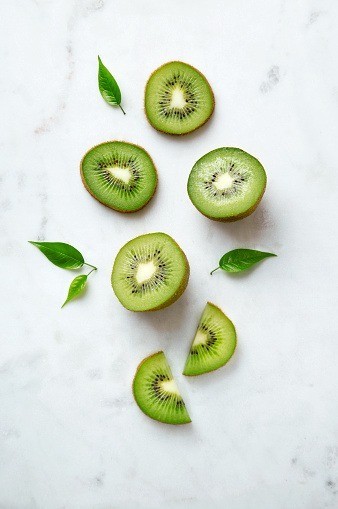
#> input picture kivi.jpg, 338 x 509 px
$ python kivinew.py
#> lines starting #> are read from the running program, lines starting #| are printed output that depends on the picture; after the words box and inside, x2 and y2 are one past the last pixel; in counts of white or black regions, pixels touching at a corner belong together
import cv2
import numpy as np
import matplotlib.pyplot as plt

image = cv2.imread("kivi.jpg")
#> image is the input picture: shape (509, 338, 3); mean B, G, R 208.8, 222.4, 215.3
image_hsv = cv2.cvtColor(image, cv2.COLOR_BGR2HSV) #imageyi hsv yaptım(rengin daha kolay işlenmesi için)
#> image_hsv: shape (509, 338, 3); mean H, S, V 84.2, 32.5, 224.8

alt = np.array([25,55,0]) # kivi rengi için renk aralağını belirledim
ust = np.array([45,255,255])

mask = cv2.inRange(image_hsv, alt, ust)
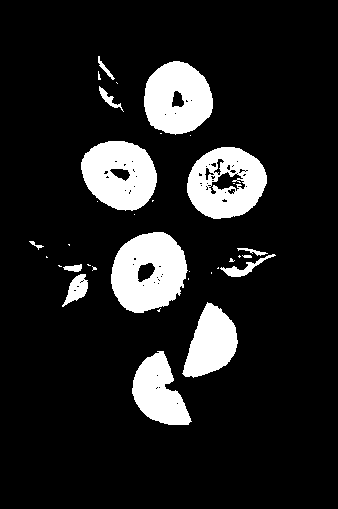
#> mask: shape (509, 338); 13.2% white; 34 white regions (20 under 20 px), largest, box (x1, y1, x2, y2) and area: (111, 232, 188, 313) 4510, (81, 141, 157, 211) 3908, (187, 147, 267, 219) 3860
source = cv2.bitwise_and(image, image, mask=mask) #maskede belirlediğim renk aralıklarını tuttum
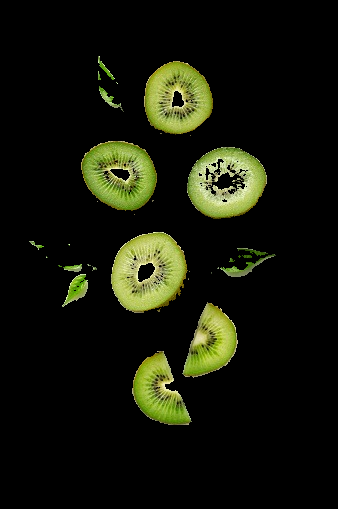
#> source: shape (509, 338, 3); mean B, G, R 9.5, 22.3, 19.9
gray = cv2.cvtColor(source, cv2.COLOR_BGR2GRAY) # gri ton
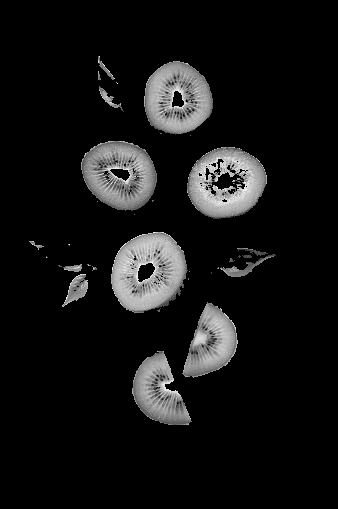
#> gray: shape (509, 338); min 0, max 248, mean 20.1

ret,thresh = cv2.threshold(gray, 0,255, cv2.THRESH_BINARY) # thresh sayesinde arkaplan siyah oldu
blur = cv2.medianBlur(thresh, 35) #gürültü azaltmak için
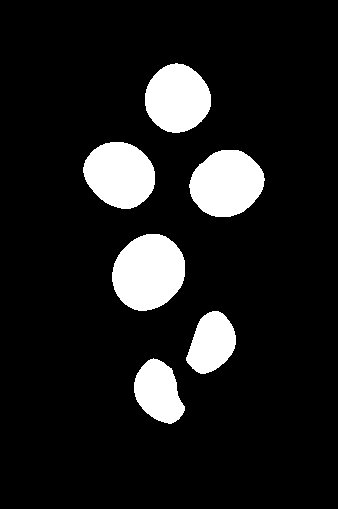
#> blur: shape (509, 338); 11.5% white; 6 white regions, box (x1, y1, x2, y2) and area: (112, 234, 185, 311) 4334, (189, 150, 265, 217) 3840, (83, 142, 155, 209) 3665, (145, 63, 211, 133) 3513, (134, 358, 185, 424) 2283, (186, 311, 236, 374) 2184

kernel1 = np.ones((5,5), np.uint8)
kernel2 = np.ones((13,13), np.uint8)

erosion = cv2.erode(blur, kernel1, iterations=1)
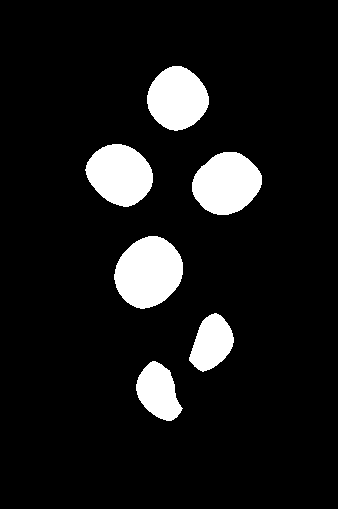
#> erosion: shape (509, 338); 9.7% white; 6 white regions, box (x1, y1, x2, y2) and area: (114, 236, 183, 309) 3750, (192, 152, 262, 215) 3285, (85, 144, 153, 207) 3125, (147, 66, 209, 131) 2986, (136, 361, 183, 421) 1834, (189, 313, 234, 372) 1748
dilation = cv2.dilate(erosion, kernel2, iterations=1)
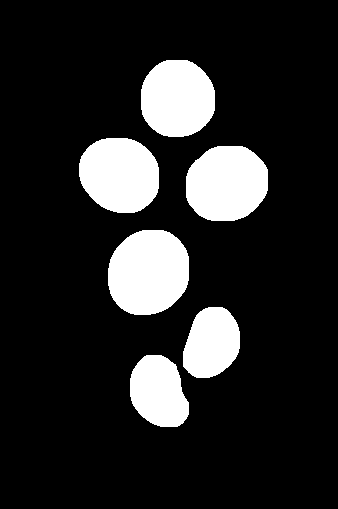
#> dilation: shape (509, 338); 15.4% white; 6 white regions, box (x1, y1, x2, y2) and area: (108, 230, 189, 315) 5598, (186, 146, 268, 221) 5025, (79, 138, 159, 213) 4841, (141, 60, 215, 137) 4654, (130, 355, 189, 427) 3262, (183, 307, 240, 378) 3140

plt.figure(figsize=(15,10))


plt.subplot(1,2,1) # satır, sütun, indeks
plt.imshow(cv2.cvtColor(image, cv2.COLOR_BGR2RGB))
plt.title("Önce")
plt.axis('off')

plt.subplot(1,2,2) # satır, sütun, indeks
plt.imshow(dilation, cmap="gray")
plt.title("Sonra")
plt.axis('off')

plt.savefig("kiviyeni.png", bbox_inches='tight')  # sonucu kaydet
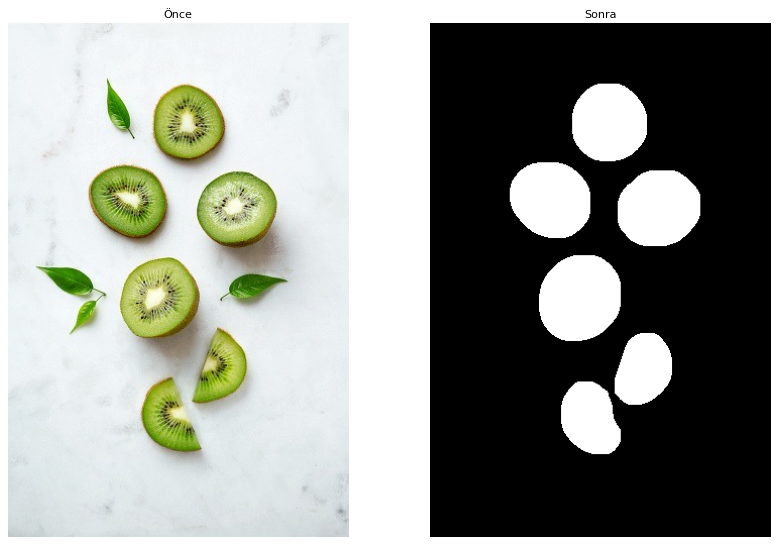
#> figure drawn by matplotlib, 2 panels
plt.show()
